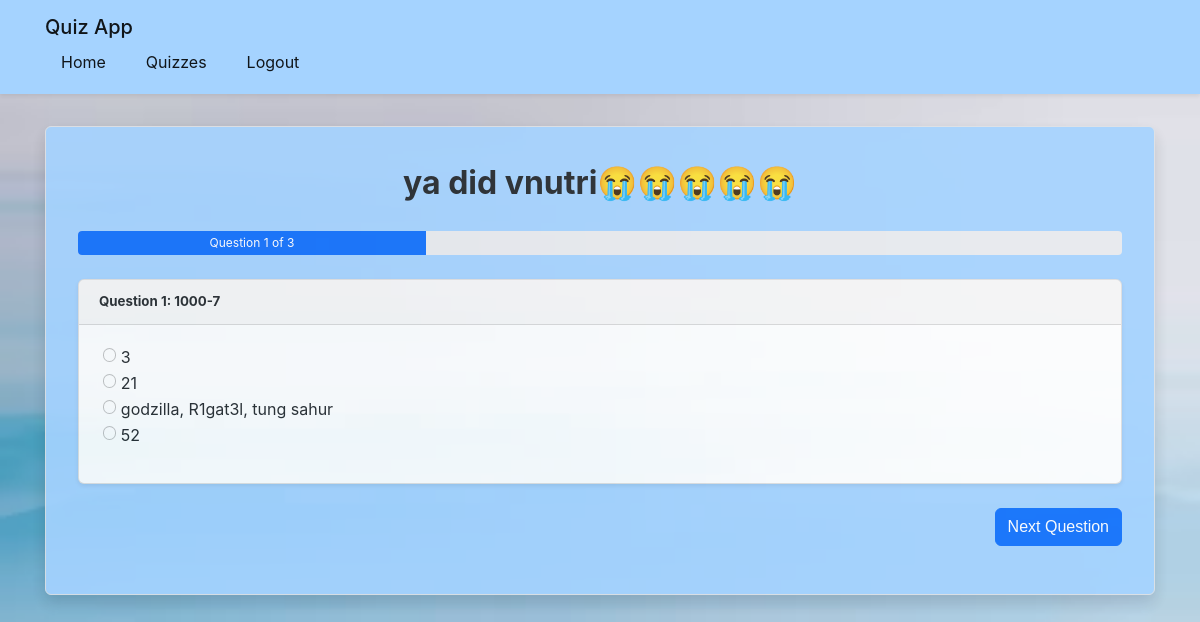
The app's page /quiz/8/play (signed in) with its own data.
### app/models.py (models this page shows)
class Quiz(db.Model):
    id = db.Column(db.Integer, primary_key = True)
    title = db.Column(db.String(75), nullable=False)
    username = db.Column(db.String(50))
    user_id = db.Column(db.Integer, db.ForeignKey('user.id'), nullable = False)
    questions = db.relationship('Question', backref='question',lazy = True)

class Question(db.Model):
    id = db.Column(db.Integer, primary_key = True)
    text = db.Column(db.String(150), nullable=False)
    quiz_id = db.Column(db.Integer, db.ForeignKey('quiz.id'), nullable = False)
    answers = db.relationship('Answer', backref='question',lazy = True)

class Answer(db.Model):
    id = db.Column(db.Integer, primary_key = True)
    text = db.Column(db.String(50), nullable=False)
    is_right = db.Column(db.Boolean, default=False)
    question_id = db.Column(db.Integer, db.ForeignKey('question.id'), nullable=False)

### app/quiz/routes.py (the view, shortened to what this page needs)
@quiz_bp.route('/quiz/<int:quiz_id>/play', methods=['GET', 'POST'])
@login_required
def Play_qizz(quiz_id):
    quiz = Quiz.query.get_or_404(quiz_id)
    question_id = request.args.get('question', 1, type=int)
    current_question = quiz.questions[question_id - 1] if 0 < question_id <= len(quiz.questions) else None
    return render_template('quiz/play_quiz.html',
                         title=f'Play {quiz.title}',
                         quiz=quiz,
                         current_question=current_question,
                         current_question_number=question_id,
                         total_questions=len(quiz.questions))

### app/models.py (called while the page is built)
@login_manager.user_loader
def load_user(user_id):
    return User.query.get(int(user_id))

### app/templates/quiz/play_quiz.html (shortened to what this page needs)
{% extends "base.html" %}
{% block content %}
<div class="content-section">
    <h1 class="text-center mb-4">{{ quiz.title }}</h1>
    <div class="progress mb-4">
        <div class="progress-bar" role="progressbar"
             style="width: {{ (current_question_number / total_questions) * 100 }}%"
             aria-valuenow="{{ current_question_number }}"
             aria-valuemin="1"
             aria-valuemax="{{ total_questions }}">
            Question {{ current_question_number }} of {{ total_questions }}
        </div>
    </div>
    <form method="POST" action="">
        {% if current_question %}
        <div class="card mb-4">
            <div class="card-header">
                <h5>Question {{ current_question_number }}: {{ current_question.text }}</h5>
            </div>
            <div class="card-body">
                <div class="form-group">
                    {% for answer in current_question.answers %}
                    <div class="form-check mb-2">
                        <input class="form-check-input" type="radio"
                               name="question_{{ current_question.id }}"
                               id="answer_{{ answer.id }}"
                               value="{{ answer.id }}"
                               {% if session.get('quiz_' ~ quiz.id ~ '_answers', {}).get(current_question.id|string) == answer.id|string %}checked{% endif %}>
                        <label class="form-check-label" for="answer_{{ answer.id }}">
                            {{ answer.text }}
                        </label>
                    </div>
                    {% endfor %}
                </div>
            </div>
        </div>
        {% endif %}
        <div class="form-group d-flex justify-content-between">
            {% if current_question_number < total_questions %}
                <button type="submit" class="btn btn-primary">Next Question</button>
            {% else %}
                <button type="submit" name="submit_quiz" class="btn btn-success">Submit Quiz</button>
            {% endif %}
        </div>
    </form>
</div>
{% endblock %}

### app/static/css/styles.css (style rules this page uses)
:root { --primary: #0d6efd; --secondary: #6c757d; --success: #198754; --danger: #dc3545; --warning: #ffc107; --info: #0dcaf0; --light: #f8f9fa; --dark: #212529; --white: #fff; --blue-light: #a5d3ff; --border-radius: 0.375rem; --box-shadow: 0 0.5rem 1rem rgba(0, 0, 0, 0.15); }
* { box-sizing: border-box; margin: 0; padding: 0; }
body { font-family: -apple-system, BlinkMacSystemFont, "Segoe UI", Roboto, "Helvetica Neue", Arial, sans-serif; line-height: 1.5; color: #212529; background-image: url('/static/images/actual-Bg.png'); background-size: cover; background-position: center; background-attachment: fixed; min-height: 100vh; position: relative; }
body::before { content: ""; position: fixed; top: 0; left: 0; right: 0; bottom: 0; background-color: rgba(255, 255, 255, 0.1); z-index: -1; }
.content-section { background: var(--blue-light); padding: 2rem; border: 1px solid #dee2e6; border-radius: var(--border-radius); margin: 2rem 0; box-shadow: var(--box-shadow); opacity: 0.9; }
.card { position: relative; display: flex; flex-direction: column; min-width: 0; word-wrap: break-word; background-color: var(--white); background-clip: border-box; border: 1px solid rgba(0, 0, 0, 0.125); border-radius: var(--border-radius); margin-bottom: 1.5rem; box-shadow: 0 0.125rem 0.25rem rgba(0, 0, 0, 0.075); }
.card-body { flex: 1 1 auto; padding: 1.25rem; }
.card-header { padding: 0.75rem 1.25rem; margin-bottom: 0; background-color: rgba(0, 0, 0, 0.03); border-bottom: 1px solid rgba(0, 0, 0, 0.125); }
.card-header:first-child { border-radius: calc(var(--border-radius) - 1px) calc(var(--border-radius) - 1px) 0 0; }
.btn { display: inline-block; font-weight: 400; line-height: 1.5; color: #212529; text-align: center; text-decoration: none; vertical-align: middle; cursor: pointer; user-select: none; background-color: transparent; border: 1px solid transparent; padding: 0.375rem 0.75rem; font-size: 1rem; border-radius: var(--border-radius); transition: color 0.15s ease-in-out, background-color 0.15s ease-in-out, border-color 0.15s ease-in-out, box-shadow 0.15s ease-in-out; }
.btn-primary { color: var(--white); background-color: var(--primary); border-color: var(--primary); }
.form-group { margin-bottom: 1rem; }
.form-check { display: block; min-height: 1.5rem; padding-left: 1.5em; margin-bottom: 0.125rem; }
.form-check-input { width: 1em; height: 1em; margin-top: 0.25em; vertical-align: top; background-color: var(--white); background-repeat: no-repeat; background-position: center; background-size: contain; border: 1px solid rgba(0, 0, 0, 0.25); appearance: none; margin-left: -1.5em; }
.form-check-input[type="radio"] { border-radius: 50%; }
.form-check-label { cursor: pointer; }
.text-center { text-align: center !important; }
.mb-4 { margin-bottom: 1.5rem !important; }
.d-flex { display: flex !important; }
.justify-content-between { justify-content: space-between !important; }
.progress { display: flex; height: 1.5rem; overflow: hidden; font-size: 0.75rem; background-color: #e9ecef; border-radius: 0.25rem; }
.progress-bar { display: flex; flex-direction: column; justify-content: center; color: #fff; text-align: center; white-space: nowrap; background-color: #0d6efd; transition: width 0.6s ease; }

### records on screen
Quiz: title "ya did vnutri😭😭😭😭😭", id "☐ 3", id "☐ 21", id "☐ godzilla, R1gat3l, tung sahur", id "☐ 52"
Question: text "1000-7"
Answer: text "3"
Answer: text "21"
Answer: text "godzilla, R1gat3l, tung sahur"
Answer: text "52"

### other values on screen
{{ current_question_number }} "1"
{{ total_questions }} "3"
